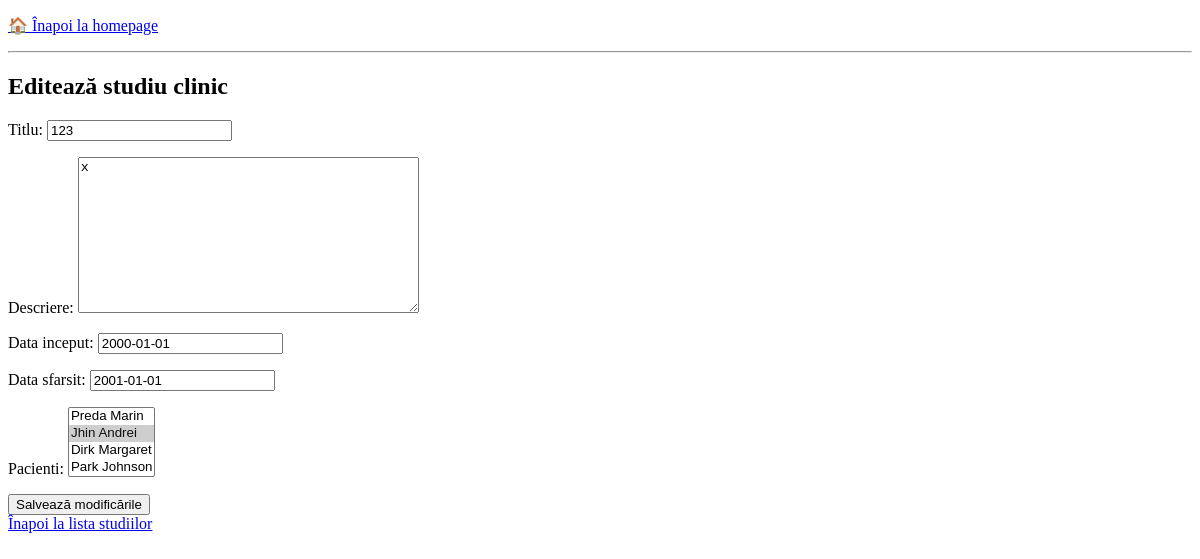
Before: /pacienti/studii/editeaza/1/ with the older database file.
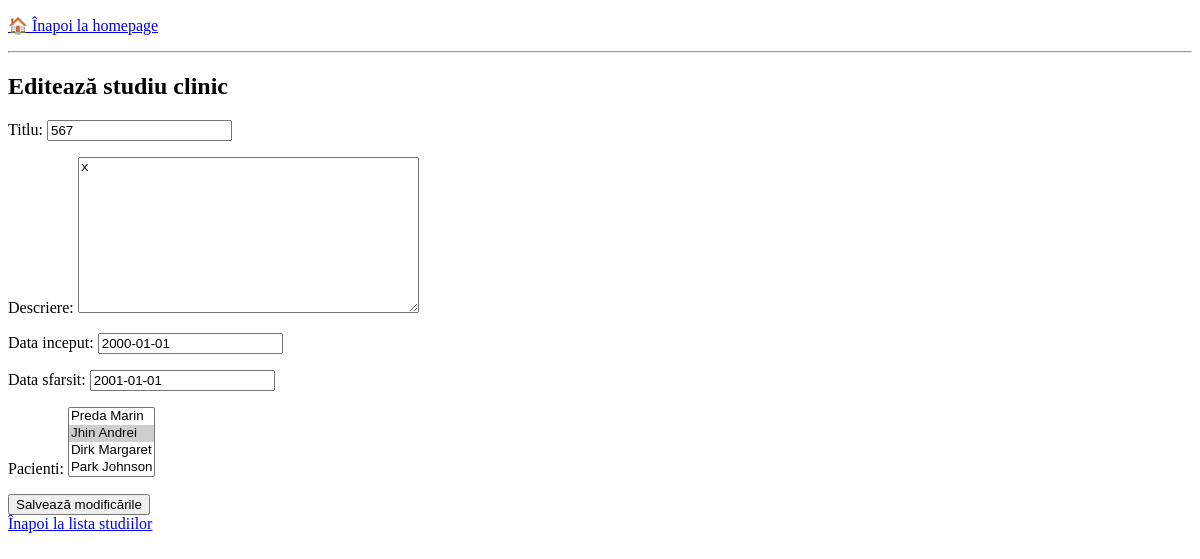
After: the same page with the newer database file.
### pacienti/models.py (models this page shows, shortened)
class StudiuClinic(models.Model):
    titlu = models.CharField(max_length=100)
    descriere = models.TextField(blank=True)
    data_inceput = models.DateField()
    data_sfarsit = models.DateField(null=True, blank=True)
    pacienti = models.ManyToManyField('Pacient', related_name='studii')
    class Meta:
        verbose_name = "Studiu clinic"
        verbose_name_plural = "Studii clinice"

### pacienti/views.py (the view)
# urls.py: path('studii/editeaza/<int:studiu_id>/', views.editeaza_studiu, name='editeaza_studiu'),
def editeaza_studiu(request, studiu_id):
    studiu = get_object_or_404(StudiuClinic, id=studiu_id)
    if request.method == 'POST':
        form = StudiuClinicForm(request.POST, instance=studiu)
        if form.is_valid():
            form.save()
            return redirect('lista_studii')
    else:
        form = StudiuClinicForm(instance=studiu)
    return render(request, 'Studii/editeaza_studiu.html', {'form': form})

### pacienti/forms.py
class StudiuClinicForm(forms.ModelForm):
    class Meta:
        model = StudiuClinic
        fields = ['titlu', 'descriere', 'data_inceput', 'data_sfarsit', 'pacienti']

### pacienti/models.py (called while the page is built)
    def __str__(self):
        return f"{self.nume} {self.prenume}"

### pacienti/templates/Studii/editeaza_studiu.html (shortened to what this page needs)
{% extends 'back.html' %}
{% block content %}
<h2>Editează studiu clinic</h2>
<form method="post">
    {{ form.as_p }}
    <button type="submit">Salvează modificările</button>
</form>
<a href="{% url 'lista_studii' %}">Înapoi la lista studiilor</a>
{% endblock %}

Changed rows visible on the page:
changed StudiuClinic: titlu "123" → "567"
